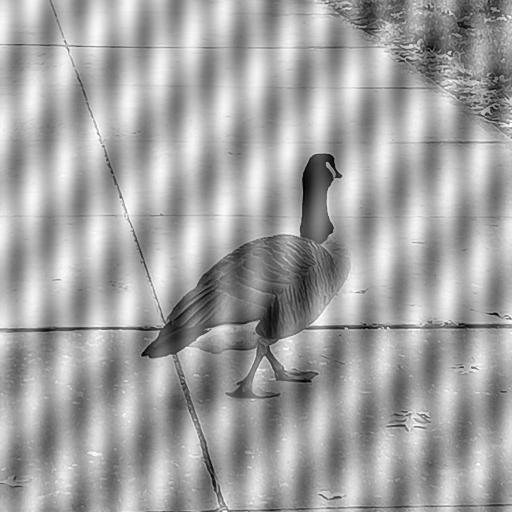
#> input picture duck.jpeg, 512 x 512 px
$ jupyter execute frequency_domain_filtering.ipynb
#> lines starting #> are read from the running program, lines starting #| are printed output that depends on the picture
[cell 1]
import cv2
import numpy as np
import matplotlib.pyplot as plt

[cell 2]
image = cv2.imread('duck.jpeg', cv2.IMREAD_GRAYSCALE)
#> image is the input picture: shape (512, 512); min 0, max 255, mean 162.7

# show
plt.imshow(image, cmap='gray')
plt.axis('off')
plt.show()

[cell 3]
f = np.fft.fft2(image)
fshift = np.fft.fftshift(f)
magnitude_spectrum = 20*np.log(np.abs(fshift))
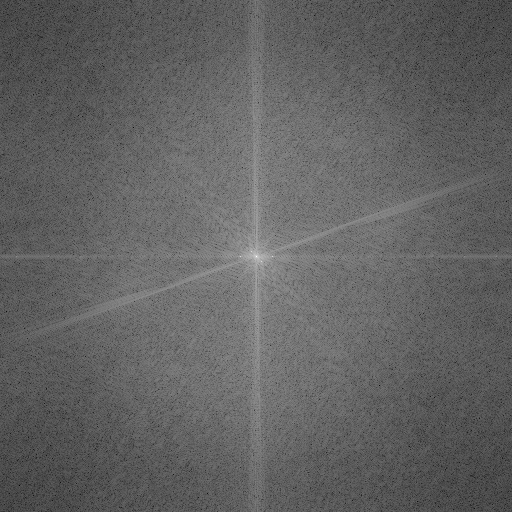
#> magnitude_spectrum: shape (512, 512) float64; min 25.6, max 351.4, mean 151.2; drawn with min black and max white
phase_spectrum = np.angle(fshift)
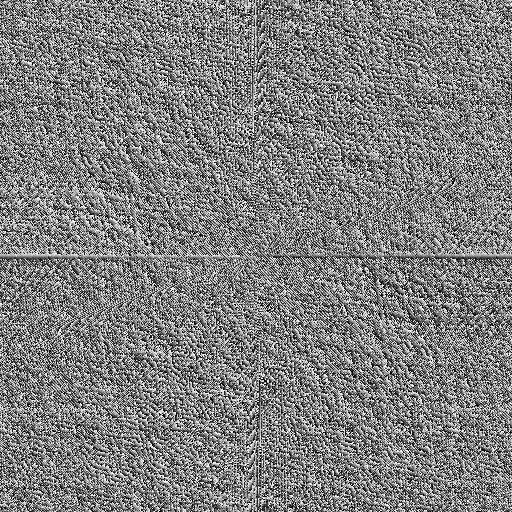
#> phase_spectrum: shape (512, 512) float64; min -3.14, max 3.14, mean -3.69e-18; drawn with min black and max white

# show
plt.imshow(magnitude_spectrum, cmap='hot')
plt.axis('off')
plt.show()

[cell 4]
# band stop filter (notch filter)
noises = [[239.96445273, 255.77032735],
 [250.77754671, 250.36378036],
 [259.96867659, 260.63621964],
 [271.32242527, 255.22967265]]

row, col = image.shape
#> row = 512; col = 512
for i in range(row):
    for j in range(col):
        for noise in noises:
            u0, v0 = noise
            d = pow(i-u0, 2) + pow(j-v0, 2)
            if d < 8:
                fshift[i, j] = 0

# reconstruct image
f_ishift = np.fft.ifftshift(fshift)
img_back = np.fft.ifft2(f_ishift)
img_back = np.abs(img_back)
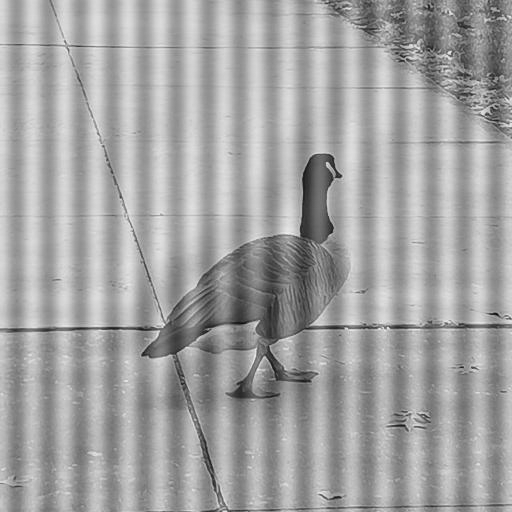
#> img_back: shape (512, 512) float64; min 8.34, max 241.4, mean 162.7


plt.subplot(121),plt.imshow(image, cmap='gray')
plt.title('Input Image'), plt.xticks([]), plt.yticks([])
plt.subplot(122),plt.imshow(img_back, cmap='gray')
plt.title('Output Image'), plt.xticks([]), plt.yticks([])
plt.show()
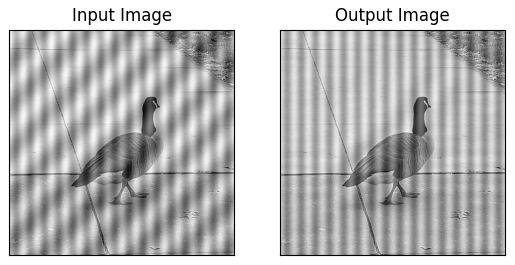
#> figure drawn by matplotlib, 2 panels

$ run again, with Nsvn 00.jpg copied over duck.jpeg
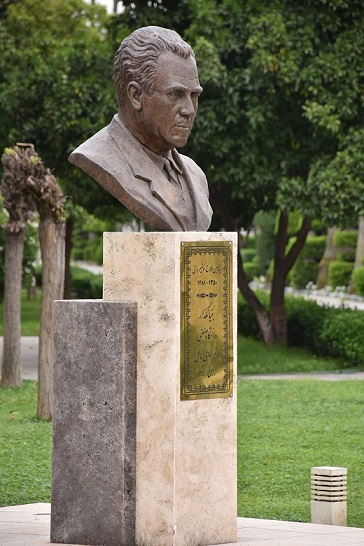
#> input picture Nsvn 00.jpg, 364 x 546 px
#> `phase_spectrum = np.angle(fshift)`:
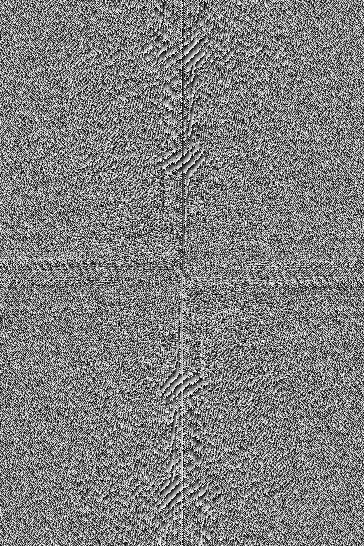
#> phase_spectrum: shape (546, 364) float64; min -3.14, max 3.14, mean -8.54e-18; drawn with min black and max white
#> `plt.show()`:
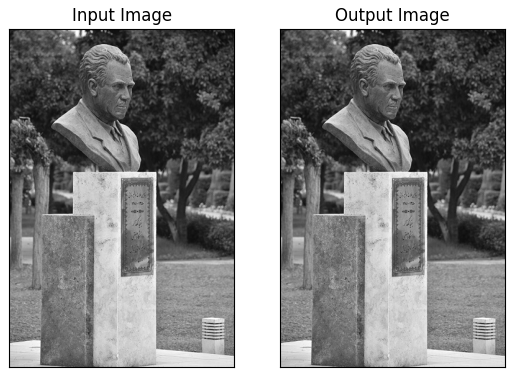
#> figure drawn by matplotlib, 2 panels
